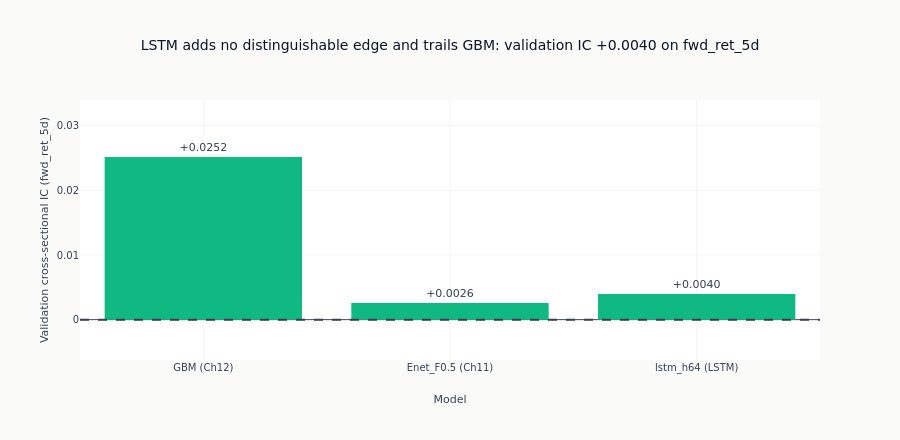

Here is the notebook cell this chart was saved with:
### Code cell
# Cross-family validation IC as a chart: the LSTM bar sits alongside the linear
# and GBM baselines it is meant to beat, colored by IC sign. The dashed line at
# zero is the credibility reference — none of these three intervals excludes zero
# (the HAC CIs live in 12_model_analysis); only the latent-factor SDF does.
_names = [r[0] for r in rows]
_ics = [r[1] for r in rows]
_hues = [
    style.COLORS["positive"] if (v is not None and v >= 0) else style.COLORS["negative"]
    for v in _ics
]

fig = go.Figure()
fig.add_bar(
    x=_names,
    y=_ics,
    marker_color=_hues,
    text=[f"{v:+.4f}" if v is not None else "N/A" for v in _ics],
    textposition="outside",
    cliponaxis=False,
)
fig.add_hline(y=0.0, line=dict(color=style.COLORS["neutral"], dash="dash"))
fig.update_layout(
    template="ml4t",
    title=(
        f"LSTM adds no distinguishable edge and trails GBM: validation IC "
        f"{best_ic:+.4f} on {label_col}"
    ),
    xaxis_title="Model",
    yaxis_title=f"Validation cross-sectional IC ({label_col})",
    showlegend=False,
    height=440,
)
_valid = [v for v in _ics if v is not None]
_pad = max(abs(v) for v in _valid) * 0.35
fig.update_yaxes(range=[min(_valid) - _pad, max(_valid) + _pad])
fig.show()

### Figure 1 — Plotly figure (JSON) as saved in the notebook; plotly's stock layout.template omitted (floating-point values rounded to 4 significant figures)
{"data": [{"cliponaxis": false, "marker": {"color": ["#10b981", "#10b981", "#10b981"]}, "text": ["+0.0252", "+0.0026", "+0.0040"], "textposition": "outside", "type": "bar", "x": ["GBM (Ch12)", "Enet_F0.5 (Ch11)", "lstm_h64 (LSTM)"], "y": [0.02517, 0.002567, 0.00396]}], "layout": {"height": 440, "shapes": [{"line": {"color": "#334155", "dash": "dash"}, "type": "line", "x0": 0, "x1": 1, "xref": "x domain", "y0": 0.0, "y1": 0.0, "yref": "y"}], "showlegend": false, "title": {"text": "LSTM adds no distinguishable edge and trails GBM: validation IC +0.0040 on fwd_ret_5d"}, "xaxis": {"title": {"text": "Model"}}, "yaxis": {"range": [-0.006241, 0.03397], "title": {"text": "Validation cross-sectional IC (fwd_ret_5d)"}}}}
